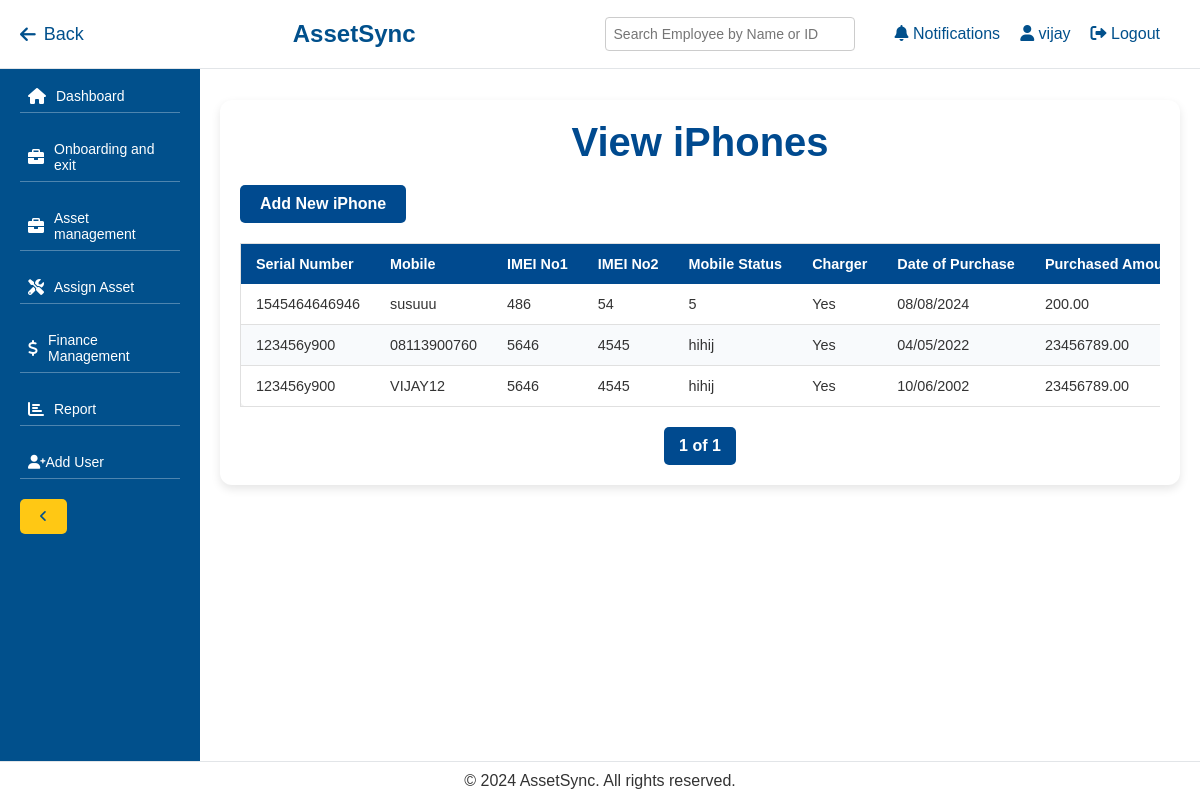
Page /view-asset/iphones/ (signed in) on the committed database.
### management/models.py (models this page shows, shortened)
class iPhone(models.Model):
    serial_number = models.CharField(max_length=100)
    mobile = models.CharField(max_length=100)
    imei_no1 = models.CharField(max_length=50)
    imei_no2 = models.CharField(max_length=50)
    mobile_status = models.CharField(max_length=50)
    charger = models.BooleanField(default=False)
    date_of_purchase = models.DateField()
    purchased_amount = models.DecimalField(max_digits=10, decimal_places=2)
    warranty_details = models.CharField(max_length=255)
    warranty_date = models.DateField()
    remarks = models.TextField(blank=True, null=True)
    employee = models.ForeignKey(Employee, on_delete=models.SET_NULL, null=True, blank=True, related_name='iphones')

### management/views.py (the view)
# urls.py: path('view-asset/iphones/', views.view_iphones, name='view_iphones'),
@login_required
def view_iphones(request):
    iphones_list = iPhone.objects.all()
    paginator = Paginator(iphones_list, 10)  # Show 10 iPhones per page
    page_number = request.GET.get('page')
    iphones = paginator.get_page(page_number)
    return render(request, 'management/view_iphones.html', {'iphones': iphones})

### management/templates/management/view_iphones.html (shortened to what this page needs)
{% extends 'management/base.html' %}
{% block content %}
<div class="container">
    <h2>View iPhones</h2>
    <a href="{% url 'add_iphone' %}" class="add-new-btn">Add New iPhone</a>
    <div class="table-container">
        <table>
            <thead>
                <tr>
                    <th>Serial Number</th>
                    <th>Mobile</th>
                    <th>IMEI No1</th>
                    <th>IMEI No2</th>
                    <th>Mobile Status</th>
                    <th>Charger</th>
                    <th>Date of Purchase</th>
                    <th>Purchased Amount</th>
                </tr>
            </thead>
            <tbody>
                {% for iphone in iphones %}
                <tr>
                    <td>{{ iphone.serial_number }}</td>
                    <td>{{ iphone.mobile }}</td>
                    <td>{{ iphone.imei_no1 }}</td>
                    <td>{{ iphone.imei_no2 }}</td>
                    <td>{{ iphone.mobile_status }}</td>
                    <td>{{ iphone.charger|yesno:"Yes,No" }}</td>
                    <td>{{ iphone.date_of_purchase|date:"d/m/Y" }}</td>
                    <td>{{ iphone.purchased_amount }}</td>
                </tr>
                {% empty %}
                <tr>
                    <td colspan="12">No iPhones found.</td>
                </tr>
                {% endfor %}
            </tbody>
        </table>
    </div>
    <div class="pagination">
        <span class="current">{{ iphones.number }} of {{ iphones.paginator.num_pages }}</span>
    </div>
</div>
{% endblock %}

### management/templates/management/base.html (shortened to what this page needs)
{% load static %}
<!DOCTYPE html>
<html lang="en">
<head>
    <link rel="stylesheet" href="https://cdnjs.cloudflare.com/ajax/libs/font-awesome/6.0.0-beta3/css/all.min.css">
</head>
<body>
    <header>
        <a href="javascript:history.back()" class="back-btn"><i class="fas fa-arrow-left"></i> Back</a>
        <h1>AssetSync</h1>
        <div class="user-options">
            <div class="search-box">
                <input type="text" id="employeeSearch" placeholder="Search Employee by Name or ID" oninput="searchEmployee()">
            </div>
            <a href="#"><i class="fas fa-bell"></i> Notifications</a>
            <a href="#"><i class="fas fa-user"></i> {{ request.user.username }}</a>
            <form id="logout-form" action="{% url 'logout' %}" method="post" style="display:inline;">
                <button type="submit" class="btn" style="background:none; border:none; color: var(--primary-color); font-size: 16px; cursor: pointer;">
                    <i class="fas fa-sign-out-alt"></i> Logout
                </button>
            </form>
        </div>
    </header>
    <aside id="sidebar">
        <nav>
            <ul>
                <li class="{% if request.resolver_match.url_name == 'dashboard' %}active{% endif %}">
                    <a href="{% url 'dashboard' %}"><i class="fas fa-home icon"></i> <span class="text">Dashboard</span></a>
                </li>
                <li>
                    <a href="#" onclick="toggleDropdown(event)"><i class="fas fa-briefcase icon"></i> <span class="text">Onboarding and exit</span></a>
                </li>
                <li>
                    <a href="#" onclick="toggleDropdown(event)"><i class="fas fa-briefcase icon"></i> <span class="text">Asset management</span></a>
                </li>
                <li><a href="{% url 'assign_asset' %}"><i class="fas fa-tools icon"></i> <span class="text">Assign Asset</span></a></li>
                <li><a href="{% url 'finance_module' %}"><i class="fas fa-dollar-sign icon"></i> <span class="text">Finance Management</span></a></li>
                <li><a href="{% url 'report' %}"><i class="fas fa-chart-bar icon"></i> <span class="text">Report</span></a></li>
                <li><a href="{% url 'add_user' %}"><i class="fas fa-user-plus"></i> Add User</a></li>
            </ul>
        </nav>
        <button class="toggle-btn" onclick="toggleSidebar()"><i class="fas fa-angle-left"></i></button>
    </aside>
    <main>
        {% block content %}{% endblock %}
    </main>
    <footer>
        <p>&copy; 2024 AssetSync. All rights reserved.</p>
    </footer>
</body>
</html>

### management/templates/management/base.html (style rules this page uses)
:root { --primary-color: #01508c; --secondary-color: #ffc814; --light-blue-color: #e9f7ff; --white-color: #ffffff; --text-color: #333333; --line-color: rgba(255, 255, 255, 0.3); --collapsed-width: 50px; --expanded-width: 200px; --dropdown-bg-color: #ffffff; --dropdown-hover-bg-color: #f1f1f1; --dropdown-border-color: #e0e0e0; }
* { margin: 0; padding: 0; box-sizing: border-box; }
body { font-family: Arial, sans-serif; background-color: var(--light-blue-color); color: var(--text-color); }
header { position: fixed; top: 0; left: 0; width: 100%; background-color: var(--white-color); border-bottom: 1px solid #e2e5e8; padding: 15px 20px; display: flex; justify-content: space-between; align-items: center; z-index: 1000; }
header h1 { color: var(--primary-color); font-size: 24px; }
header .user-options { display: flex; align-items: center; }
header .user-options a { color: var(--primary-color); margin-left: 20px; text-decoration: none; font-size: 16px; transition: color 0.3s; }
.search-box { position: relative; margin-right: 20px; }
.search-box input[type="text"] { padding: 8px; font-size: 14px; width: 250px; border-radius: 4px; border: 1px solid #ccc; }
.back-btn { font-size: 18px; margin-right: 20px; cursor: pointer; color: var(--primary-color); text-decoration: none; display: flex; align-items: center; }
.back-btn i { margin-right: 8px; }
aside { position: fixed; top: 60px; bottom: 0; left: 0; width: var(--expanded-width); background-color: var(--primary-color); color: var(--white-color); padding: 20px; overflow-y: auto; transition: width 0.3s ease; z-index: 999; }
aside nav ul { list-style-type: none; }
aside nav ul li { margin-bottom: 20px; position: relative; }
aside nav ul li a { color: var(--white-color); text-decoration: none; display: flex; align-items: center; padding: 8px; font-size: 14px; background-color: var(--primary-color); border-bottom: 1px solid var(--line-color); transition: background-color 0.3s, color 0.3s; }
aside nav ul li a .icon { margin-right: 10px; font-size: 16px; }
main { margin-left: var(--expanded-width); padding: 80px 20px; min-height: 100vh; background-color: var(--white-color); transition: margin-left 0.3s ease; }
footer { position: fixed; bottom: 0; left: 0; width: 100%; background-color: var(--white-color); border-top: 1px solid #e2e5e8; color: var(--text-color); text-align: center; padding: 10px 0; z-index: 1000; }
button, .btn { background-color: var(--secondary-color); color: var(--primary-color); border: none; padding: 10px 20px; border-radius: 5px; cursor: pointer; transition: background-color 0.3s, color 0.3s; }
aside { overflow-y: auto; }

### management/templates/management/view_iphones.html (style rules this page uses)
body { font-family: 'Poppins', sans-serif; background-color: #f0f2f5; }
.container { max-width: 100%; margin: 20px auto; padding: 20px; background-color: #ffffff; border-radius: 12px; box-shadow: 0 4px 10px rgba(0, 0, 0, 0.1); }
h2 { font-size: 2.5rem; color: #004a8f; font-weight: 700; text-align: center; margin-bottom: 20px; }
.table-container { overflow-x: auto; margin-bottom: 20px; }
table { width: 100%; border-collapse: collapse; background-color: #ffffff; table-layout: auto; border: 1px solid #e0e0e0; border-radius: 8px; box-shadow: 0 2px 6px rgba(0, 0, 0, 0.1); }
th, td { padding: 12px 15px; text-align: left; font-size: 0.9rem; white-space: nowrap; }
th { background-color: #004a8f; color: #ffffff; font-weight: bold; }
td { color: #333; border-bottom: 1px solid #e0e0e0; }
tbody tr:nth-child(even) { background-color: #f8fafc; }
.pagination { display: flex; justify-content: center; margin-top: 20px; }
.pagination .current { background-color: #004a8f; color: #ffffff; font-weight: bold; padding: 10px 15px; margin: 0 5px; border-radius: 5px; }
.add-new-btn { display: inline-block; margin-bottom: 20px; padding: 10px 20px; background-color: #004a8f; color: #ffffff; text-decoration: none; border-radius: 5px; font-weight: bold; transition: background-color 0.3s ease; }

### rows in the picture
iPhone: serial_number "1545464646946", mobile "susuuu", imei_no1 "486", imei_no2 "54", mobile_status "5", charger "Yes", date_of_purchase "08/08/2024", purchased_amount "200.00"
iPhone: serial_number "123456y900", mobile "08113900760", imei_no1 "5646", imei_no2 "4545", mobile_status "hihij", charger "Yes", date_of_purchase "04/05/2022", purchased_amount "23456789.00"
iPhone: serial_number "123456y900", mobile "VIJAY12", imei_no1 "5646", imei_no2 "4545", mobile_status "hihij", charger "Yes", date_of_purchase "10/06/2002", purchased_amount "23456789.00"

### other values in the picture
{{ request.user.username }} "vijay"
{{ iphones.number }} "1"
{{ iphones.paginator.num_pages }} "1"
